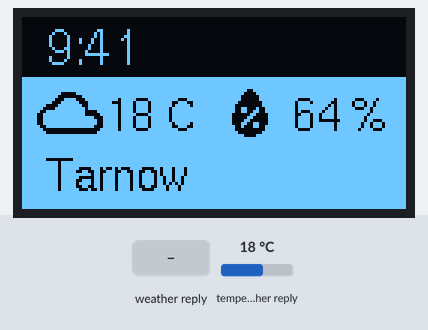
A sketch run on a simulated ESP32. On the bench: 128×64 one-colour display. The test bench sets the inputs (shaded band); at power-on: temperature in the weather reply 18 °C. WiFi joins after 1.5 s; servers stay silent unless stated; web services answer with replies made up by the test bench; what the sketch prints to the serial monitor is not drawn.

Above: at 2.7 s.
2.8 s: weather in the web reply set to Clear
At 12.8 s:
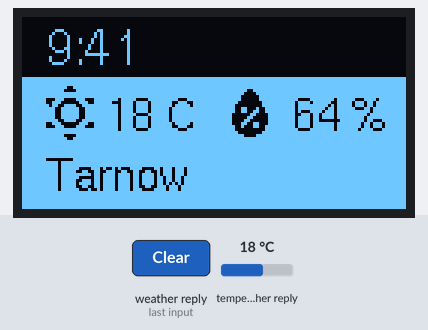
13.4 s: weather in the web reply set to Rain
At 22.8 s:
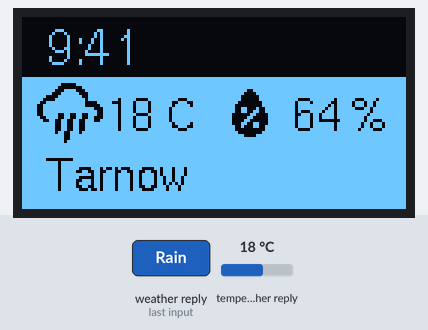
23.7 s: temperature in the weather reply set to -14 °C
At 32.7 s:
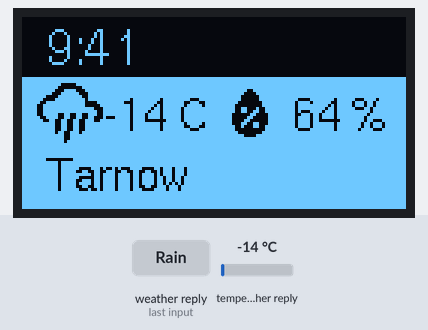
33.9 s: temperature in the weather reply set to -1 °C
At 43.8 s:
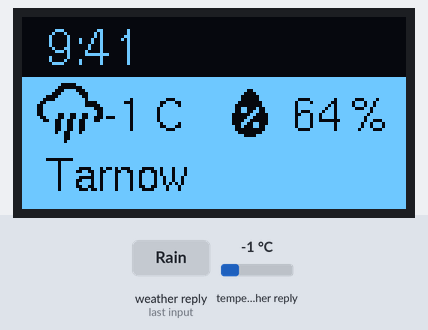
44.1 s: temperature in the weather reply set to 14 °C
At 53.9 s:
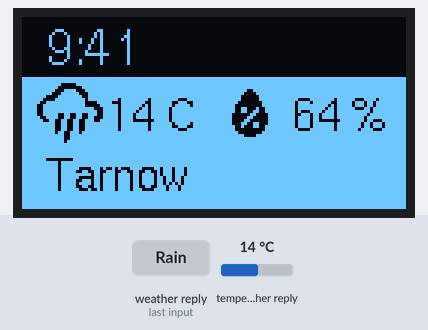
Timing chart, 0 to 55.3 s (numbered marks = the images above; inputs shaded):
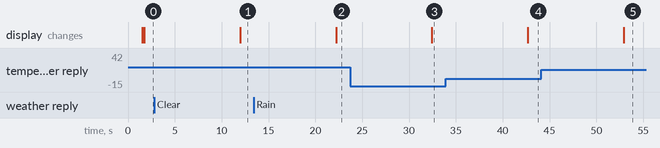

Measured:
- after the input at 2.8 s, the display: changes after 9.2 s (image 1)
- after the input at 13.4 s, the display: changes after 8.8 s (image 2)
- after the input at 23.7 s, the display: changes after 8.7 s (image 3)
- after the input at 33.9 s, the display: changes after 8.8 s (image 4)
- after the input at 44.1 s, the display: changes after 8.8 s (image 5)

The sketch:

05_weather_wifi.ino
```cpp
#include <WiFi.h>
#include <HTTPClient.h>

#include <Arduino.h>
#include <U8g2lib.h>
#include <ArduinoJson.h>


#ifdef U8X8_HAVE_HW_SPI
#include <SPI.h>
#endif
#ifdef U8X8_HAVE_HW_I2C
#include <Wire.h>
#endif

U8G2_SH1106_128X64_NONAME_F_HW_I2C u8g2(U8G2_R0, /* reset=*/ U8X8_PIN_NONE, 10, 9);

short icon_size = 24;

// 'weather-pouring', 24x24px
const unsigned char epd_bitmap_weather_pouring [] PROGMEM = {
	0xff, 0xff, 0xff, 0xff, 0xff, 0xff, 0xff, 0xc1, 0xff, 0xff, 0x00, 0xff, 0x7f, 0x3c, 0xfe, 0x3f,
	0x7e, 0xfc, 0x0f, 0xff, 0xfc, 0x87, 0xff, 0xfd, 0xf3, 0xff, 0xe1, 0xf9, 0xff, 0xc1, 0xf9, 0xff,
	0x8f, 0xf9, 0xff, 0x9f, 0xf9, 0xcc, 0x9c, 0xf3, 0xcc, 0x8c, 0x67, 0x66, 0xce, 0x7f, 0x66, 0xfe,
	0x7f, 0x66, 0xfe, 0x7f, 0x66, 0xfe, 0x7f, 0x73, 0xff, 0xff, 0xf3, 0xff, 0xff, 0xf3, 0xff, 0xff,
	0xfb, 0xff, 0xff, 0xff, 0xff, 0xff, 0xff, 0xff
};
// 'weather-sunny', 24x24px
const unsigned char epd_bitmap_weather_sunny [] PROGMEM = {
	0xff, 0xff, 0xff, 0xff, 0xff, 0xff, 0xff, 0xff, 0xff, 0xff, 0xe7, 0xff, 0xff, 0xc3, 0xff, 0xff,
	0xff, 0xff, 0xff, 0xff, 0xff, 0x8f, 0xc3, 0xf1, 0xcf, 0x81, 0xf3, 0xdf, 0x3c, 0xff, 0x7f, 0x7e,
	0xfe, 0x7f, 0x7e, 0xfe, 0x7f, 0x7e, 0xfe, 0x7f, 0x7e, 0xfe, 0xff, 0x3c, 0xff, 0xcf, 0x81, 0xf3,
	0x8f, 0xc3, 0xf1, 0xff, 0xff, 0xff, 0xff, 0xff, 0xff, 0xff, 0xc3, 0xff, 0xff, 0xe7, 0xff, 0xff,
	0xff, 0xff, 0xff, 0xff, 0xff, 0xff, 0xff, 0xff
};
// 'weather-cloudy', 24x24px
const unsigned char epd_bitmap_weather_cloudy [] PROGMEM = {
	0xff, 0xff, 0xff, 0xff, 0xff, 0xff, 0xff, 0xff, 0xff, 0xff, 0xff, 0xff, 0xff, 0xff, 0xff, 0xff,
	0xc1, 0xff, 0xff, 0x00, 0xff, 0x7f, 0x3c, 0xfe, 0x3f, 0x7e, 0xfc, 0x0f, 0xff, 0xfc, 0x87, 0xff,
	0xfd, 0xf3, 0xff, 0xe1, 0xf9, 0xff, 0xc1, 0xf9, 0xff, 0x8f, 0xf9, 0xff, 0x9f, 0xf9, 0xff, 0x9f,
	0xf3, 0xff, 0x8f, 0x07, 0x00, 0xc0, 0x0f, 0x00, 0xe0, 0xff, 0xff, 0xff, 0xff, 0xff, 0xff, 0xff,
	0xff, 0xff, 0xff, 0xff, 0xff, 0xff, 0xff, 0xff
};
// 'water-percent', 24x24px
const unsigned char epd_bitmap_water_percent [] PROGMEM = {
	0xff, 0xff, 0xff, 0xff, 0xff, 0xff, 0xff, 0xff, 0xff, 0xff, 0xff, 0xff, 0xff, 0xe7, 0xff, 0xff,
	0xc3, 0xff, 0xff, 0x81, 0xff, 0xff, 0x81, 0xff, 0xff, 0x00, 0xff, 0x7f, 0x00, 0xff, 0x7f, 0x46,
	0xfe, 0x7f, 0x66, 0xfe, 0x3f, 0x30, 0xfc, 0x3f, 0x18, 0xfc, 0x3f, 0x0c, 0xfc, 0x3f, 0x66, 0xfc,
	0x7f, 0x62, 0xfe, 0x7f, 0x00, 0xfe, 0xff, 0x00, 0xff, 0xff, 0xc3, 0xff, 0xff, 0xff, 0xff, 0xff,
	0xff, 0xff, 0xff, 0xff, 0xff, 0xff, 0xff, 0xff
};
// 'wifi-strength-4', 12x12px
const unsigned char epd_bitmap_wifi_strength_4 [] PROGMEM = {
	0xff, 0x0f, 0xff, 0x0f, 0x03, 0x0c, 0x01, 0x08, 0x01, 0x08, 0x03, 0x0c, 0x07, 0x0e, 0x07, 0x0e,
	0x0f, 0x0f, 0x9f, 0x0f, 0xff, 0x0f, 0xff, 0x0f
};
// 'wifi-strength-3', 12x12px
const unsigned char epd_bitmap_wifi_strength_3 [] PROGMEM = {
	0xff, 0x0f, 0xff, 0x0f, 0x03, 0x0c, 0xfd, 0x0b, 0x05, 0x0a, 0x03, 0x0c, 0x07, 0x0e, 0x07, 0x0e,
	0x0f, 0x0f, 0x9f, 0x0f, 0xff, 0x0f, 0xff, 0x0f
};
// 'weather-lightning', 20x20px
const unsigned char epd_bitmap_weather_lightning [] PROGMEM = {
	0xff, 0xff, 0x0f, 0xff, 0xff, 0x0f, 0x7f, 0xe0, 0x0f, 0x3f, 0xc6, 0x0f, 0x9f, 0x9f, 0x0f, 0xc7,
	0xbf, 0x0f, 0xc3, 0xbf, 0x0f, 0xf9, 0x3f, 0x0c, 0xf9, 0xff, 0x08, 0xf9, 0xf3, 0x09, 0xf9, 0xf1,
	0x09, 0xf3, 0xf9, 0x08, 0x87, 0x31, 0x0c, 0xff, 0xf0, 0x0f, 0xff, 0xfb, 0x0f, 0xff, 0xfb, 0x0f,
	0xff, 0xff, 0x0f, 0xff, 0xff, 0x0f, 0xff, 0xff, 0x0f, 0xff, 0xff, 0x0f
};
// 'weather-snowy', 20x20px
const unsigned char epd_bitmap_weather_snowy [] PROGMEM = {
	0xff, 0xff, 0x0f, 0xff, 0xff, 0x0f, 0x7f, 0xe0, 0x0f, 0x3f, 0xc6, 0x0f, 0x9f, 0x9f, 0x0f, 0xc7,
	0xbf, 0x0f, 0xc3, 0xbf, 0x0f, 0xf9, 0x3f, 0x0c, 0xf9, 0xff, 0x08, 0xf9, 0xff, 0x09, 0xf9, 0xff,
	0x09, 0xf3, 0xfb, 0x08, 0x47, 0x32, 0x0c, 0x7f, 0xc0, 0x0f, 0xff, 0xc0, 0x0f, 0x3f, 0xf0, 0x0f,
	0x3f, 0xe0, 0x0f, 0xff, 0xe4, 0x0f, 0xff, 0xfc, 0x0f, 0xff, 0xff, 0x0f
};
// 'weather-fog', 20x20px
const unsigned char epd_bitmap_weather_fog [] PROGMEM = {
	0xff, 0xff, 0x0f, 0xff, 0xff, 0x0f, 0xff, 0xfb, 0x0f, 0x7f, 0xe0, 0x0f, 0x3f, 0xc6, 0x0f, 0x9f,
	0x9f, 0x0f, 0xc7, 0xbf, 0x0f, 0xc3, 0x3f, 0x0f, 0xf9, 0x3f, 0x0c, 0xf9, 0xff, 0x08, 0xfd, 0xff,
	0x09, 0xff, 0xff, 0x0f, 0x07, 0x38, 0x0e, 0x03, 0x10, 0x0c, 0xff, 0xff, 0x0f, 0xff, 0xff, 0x0f,
	0x23, 0x00, 0x0c, 0x33, 0x00, 0x0c, 0xff, 0xff, 0x0f, 0xff, 0xff, 0x0f
};

const char* ssid = "C111";
const char* password = "abcdefabcdef987654321";

String serverPath = "https://api.open-meteo.com/v1/forecast?latitude=50.0138&longitude=20.987&current=temperature_2m,relative_humidity_2m,weather_code";

int temperature;
int relative_humidity;
int weather_code;


void setup() {
  Serial.begin(115200);

  WiFi.begin(ssid, password);
  Serial.println("Connecting");
  while(WiFi.status() != WL_CONNECTED) {
    delay(500);
  }

  u8g2.begin();
}

void loop() {
    if(WiFi.status()== WL_CONNECTED){
      HTTPClient http;

      // Your Domain name with URL path or IP address with path
      http.begin(serverPath.c_str());

      // Send HTTP GET request
      int httpResponseCode = http.GET();

      if (httpResponseCode>0) {
        // Serial.print("HTTP Response code: ");
        // Serial.println(httpResponseCode);
        String payload = http.getString();
        // Serial.println(payload);

        JsonDocument doc;
        deserializeJson(doc, payload);

        temperature = doc["current"]["temperature_2m"];
        relative_humidity = doc["current"]["relative_humidity_2m"];
        weather_code = doc["current"]["weather_code"];

        Serial.println(temperature);
        Serial.println(relative_humidity);
        Serial.println(weather_code);

      }
      else {
        Serial.print("Error code: ");
        Serial.println(httpResponseCode);
      }
      // Free resources
      http.end();
    }
    else {
      Serial.println("WiFi Disconnected");
    }

  u8g2.clearBuffer();					// clear the internal memory
  u8g2.setFontMode(0);
  u8g2.setDrawColor(1);

  // u8g2.setFont(u8g2_font_ncenB08_tr);	// choose a suitable font u8g2_font_pixelmordred_tf
  u8g2.setFont(u8g2_font_helvR12_tf);
  // u8g2.drawStr(0,10,"Hello World!");	// write something to the internal memory
  u8g2.drawBox(0, 20, 128, 44);

  u8g2.drawStr(8, 16,"9:41");

  switch (weather_code) {
    case 0:
      u8g2.drawXBMP(4, 20, icon_size, icon_size, epd_bitmap_weather_sunny);
      break;
    case 1:
    case 2:
    case 3:
      u8g2.drawXBMP(4, 20, icon_size, icon_size, epd_bitmap_weather_cloudy);
      break;
    case 51:
    case 53:
    case 55:
    case 56:
    case 57:
    case 61:
    case 63:
    case 65:
    case 66:
    case 67:
    case 80:
    case 81:
    case 82:
      u8g2.drawXBMP(4, 20, icon_size, icon_size, epd_bitmap_weather_pouring);
      break;
    default:
      u8g2.drawXBMP(4, 20, icon_size, icon_size, epd_bitmap_weather_sunny);
      break;
  }

  u8g2.setFont(u8g2_font_helvR10_tf);
  u8g2.setFontMode(0);
  u8g2.setDrawColor(0);
  u8g2.setCursor(28, 38);
  u8g2.print(String(temperature) + " C");
  // u8g2.drawStr(28, 38, String(temperature) + " C");

  u8g2.setFont(u8g2_font_helvR10_tf);
  u8g2.setFontMode(0);
  u8g2.setDrawColor(0);
  u8g2.drawStr(8, 58,"Tarnow");

  u8g2.setFontMode(0);
  u8g2.setDrawColor(1);
  u8g2.drawXBMP(64, 20, icon_size, icon_size, epd_bitmap_water_percent);

  u8g2.setFont(u8g2_font_helvR10_tf);
  u8g2.setFontMode(0);
  u8g2.setDrawColor(0);
  u8g2.setCursor(90, 38);
  u8g2.print(String(relative_humidity) + " %");
  // u8g2.drawStr(90, 38, String(relative_humidity) + " %");

  u8g2.sendBuffer();					// transfer internal memory to the display


  delay(10000);
}
```
